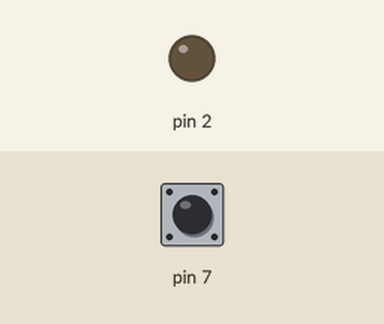
Recording of a sketch running on a simulated Arduino Uno, built with avr-gcc and run on an emulated ATmega328P. Parts: output pins drawn as LEDs (lit = HIGH). Dashed ring = blinking. The inputs (shaded band) are chosen by the test bench; at power-on: pin 7 LOW.

Above: at 1.2 s.
1.3 s: pin 7 pulsed HIGH 5 times (0.12 s each, 0.3 s apart)
At 1.57 s:
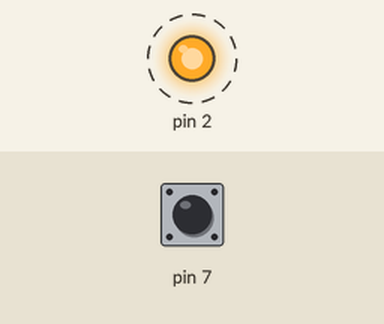
At 3.3 s:
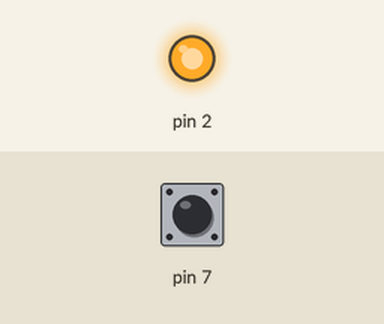
Timing chart, 0 to 4.8 s (numbered marks = the images above; inputs shaded):
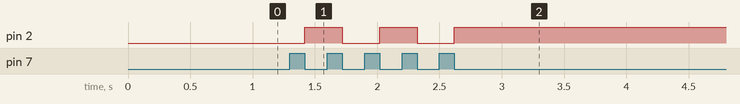

Measured:
- after the input at 1.3 s, pin 2: alternates HIGH for 0.30 s and LOW for 0.30 s, 5 changes in all, then stays HIGH, starting after 0.12 s

The sketch:

btn_and_led_ans.ino
```cpp
void setup() {
  pinMode(2, OUTPUT); //設定2號pin腳為輸出模式
  pinMode(7, INPUT); //設定7號pin腳為輸入模式
}

bool led_control = false;

void loop() {
  if(digitalRead(7)){
    delay(100); //稍微緩衝一下，避免訊號不穩定
    while(digitalRead(7)); //等待直到按鈕放開
    led_control = !led_control; //led_control 反閘 (true -> false, false -> true)
  }
  digitalWrite(2, led_control); //設定2號腳位輸出 led_control 的訊號
}
```
